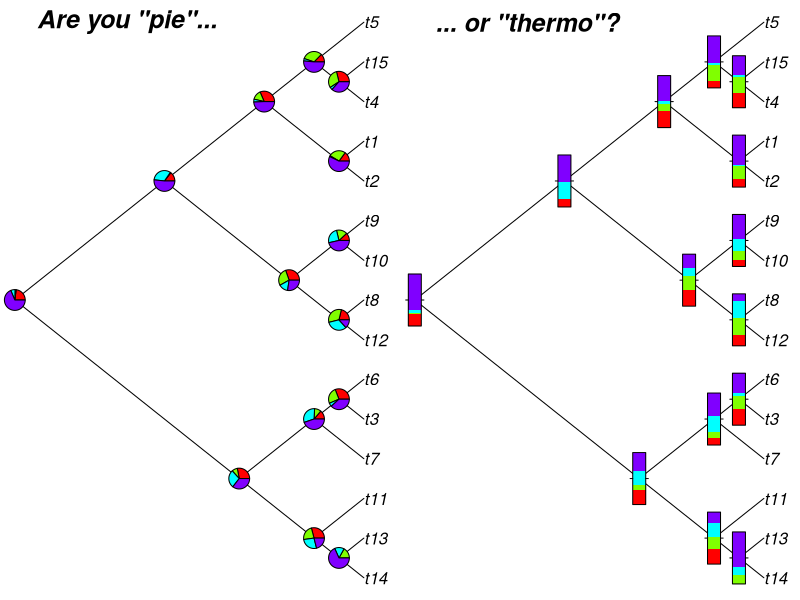

The R script that drew this image:
library(ape)
data(bird.orders)
### Some random data to compare piecharts and thermometres:
tr <- rcoal(15)
x <- runif(14, 0, 0.33)
y <- runif(14, 0, 0.33)
z <- runif(14, 0, 0.33)
x <- cbind(x, y, z, 1 - x - y - z)
layout(matrix(1:2, 1, 2))
plot(tr, "c", FALSE, no.margin = TRUE)
nodelabels(pie = x, cex = 1.3)
text(4.5, 15, "Are you \"pie\"...", font = 4, cex = 1.5)
plot(tr, "c", FALSE, no.margin = TRUE)
nodelabels(thermo = x, col = rainbow(4), cex = 1.3)
text(4.5, 15, "... or \"thermo\"?", font = 4, cex = 1.5)
layout(matrix(1))
